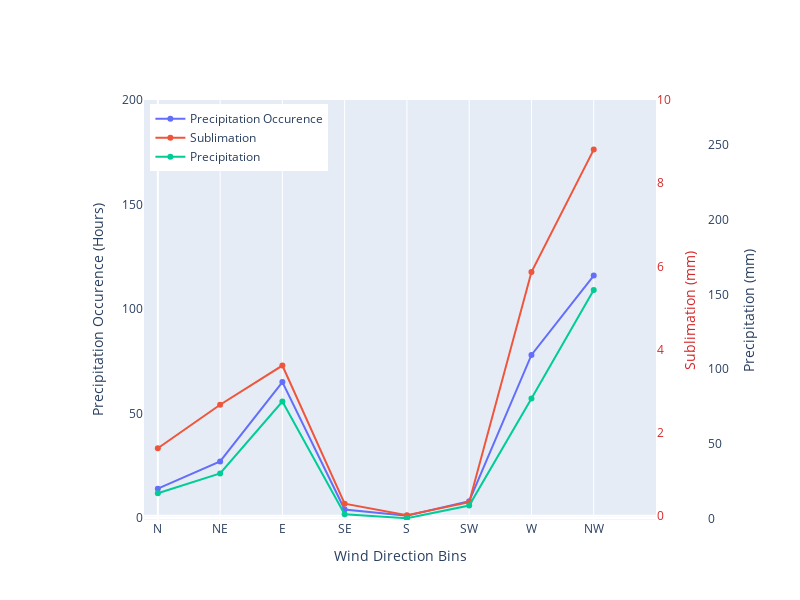

The notebook cell this image was saved under:
### Code cell
# Let's make a few plots using make_sublots in plotly 
fig = go.Figure()
# for the first figure lets make two y axes, one where we'll have a barplot of the precipitation occurence and the other where we'll have the sublimation rate
fig.add_trace(go.Scatter(x=grouped_prcp_binary.index, y=grouped_prcp_binary.values, name='Precipitation Occurence', yaxis='y1'))
fig.update_yaxes(title_text='Precipitation Occurence')
# add second y-axis
fig.add_trace(go.Scatter(x=grouped_sub.index, y=grouped_sub.values, name='Sublimation', yaxis='y2'))
fig.add_trace(go.Scatter(x=grouped_prcp.index, y=grouped_prcp.values, name='Precipitation', yaxis='y3'))
fig.update_layout(xaxis=dict(domain=[0.1,0.9],
                             title='Wind Direction Bins',
                             range=[-10,360],
                             tickvals=[0,45,90,135,180,225,270,315],
                             ticktext=['N', 'NE', 'E', 'SE', 'S', 'SW', 'W', 'NW']),
                  yaxis=dict(title='Precipitation Occurence (Hours)',
                             range=[-1,200]),
                  yaxis2=dict(title='Sublimation (mm)',
                              overlaying='y',
                              titlefont=dict(
                                  color="#d62728"
                              ),
                              tickfont=dict(
                                  color="#d62728"
                              ),
                              side='right',
                              anchor='x',
                              position=0.8,
                              range=[-.1,10]),
                  yaxis3=dict(
                              title="Precipitation (mm)",
                              anchor="free",
                              overlaying="y",
                              side="right",
                              position=0.98,
                              range=[-1,200*35/25]
                              ))
# remove the grid line for axis 1 and 2
fig.update_yaxes(showgrid=False)
fig.update_layout(
                  height=600,
                  width=800)
# move the legend to the top right of the plot
fig.update_layout(legend=dict(
    yanchor="top",
    y=0.99,
    xanchor="left",
    x=0.11
))

### Figure 1 — Plotly figure (JSON) as saved in the notebook; plotly's stock layout.template omitted (floating-point values rounded to 4 significant figures)
{"data": [{"name": "Precipitation Occurence", "type": "scatter", "x": [0, 45, 90, 135, 180, 225, 270, 315], "y": [14, 27, 65, 4, 1, 8, 78, 116], "yaxis": "y"}, {"name": "Sublimation", "type": "scatter", "x": [0, 45, 90, 135, 180, 225, 270, 315], "y": [1.624, 2.672, 3.614, 0.2921, 0.01722, 0.3285, 5.863, 8.807], "yaxis": "y2"}, {"name": "Precipitation", "type": "scatter", "x": [0, 45, 90, 135, 180, 225, 270, 315], "y": [16.89, 30.12, 78.25, 2.789, 0.144, 8.649, 80.35, 152.8], "yaxis": "y3"}], "layout": {"height": 600, "legend": {"x": 0.11, "xanchor": "left", "y": 0.99, "yanchor": "top"}, "width": 800, "xaxis": {"domain": [0.1, 0.9], "range": [-10, 360], "ticktext": ["N", "NE", "E", "SE", "S", "SW", "W", "NW"], "tickvals": [0, 45, 90, 135, 180, 225, 270, 315], "title": {"text": "Wind Direction Bins"}}, "yaxis": {"range": [-1, 200], "showgrid": false, "title": {"text": "Precipitation Occurence (Hours)"}}, "yaxis2": {"anchor": "x", "overlaying": "y", "position": 0.8, "range": [-0.1, 10], "showgrid": false, "side": "right", "tickfont": {"color": "#d62728"}, "title": {"font": {"color": "#d62728"}, "text": "Sublimation (mm)"}}, "yaxis3": {"anchor": "free", "overlaying": "y", "position": 0.98, "range": [-1, 280], "showgrid": false, "side": "right", "title": {"text": "Precipitation (mm)"}}}}
